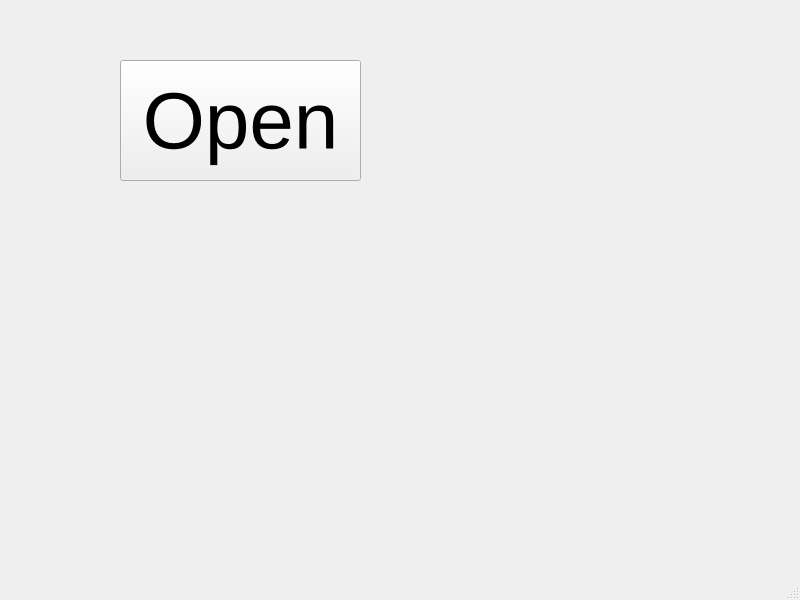
<?xml version="1.0" encoding="UTF-8"?>
<ui version="4.0">
 <class>MainWindow</class>
 <widget class="QMainWindow" name="MainWindow">
  <property name="geometry">
   <rect>
    <x>0</x>
    <y>0</y>
    <width>800</width>
    <height>600</height>
   </rect>
  </property>
  <property name="windowTitle">
   <string>MainWindow</string>
  </property>
  <widget class="QWidget" name="centralwidget">
   <widget class="QPushButton" name="pushButton">
    <property name="geometry">
     <rect>
      <x>120</x>
      <y>60</y>
      <width>241</width>
      <height>121</height>
     </rect>
    </property>
    <property name="font">
     <font>
      <pointsize>60</pointsize>
     </font>
    </property>
    <property name="text">
     <string>Open</string>
    </property>
   </widget>
  </widget>
  <widget class="QMenuBar" name="menubar">
   <property name="geometry">
    <rect>
     <x>0</x>
     <y>0</y>
     <width>800</width>
     <height>33</height>
    </rect>
   </property>
  </widget>
  <widget class="QStatusBar" name="statusbar"/>
 </widget>
 <resources/>
 <connections/>
</ui>
